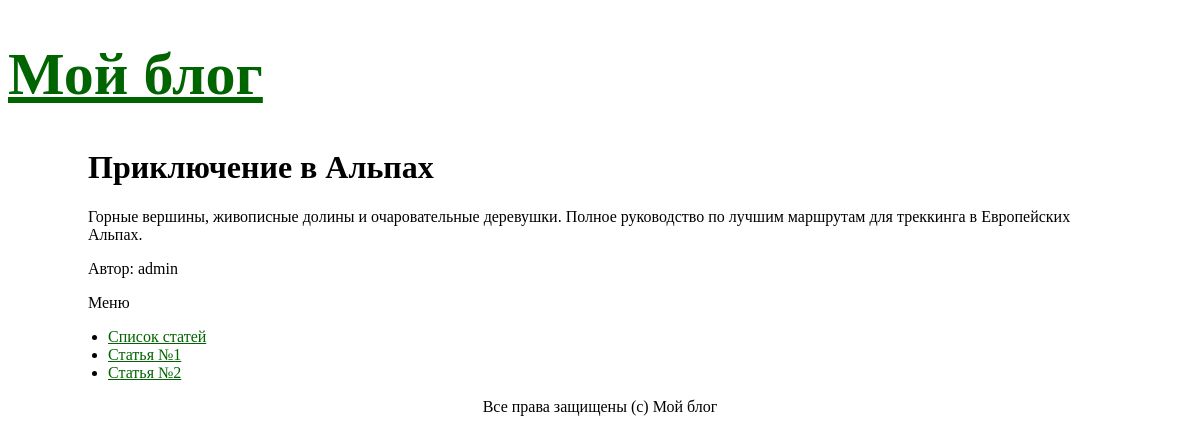
/lab10/articles/2, run on the app's committed database.
### tables this page shows
CREATE TABLE articles (
    id INTEGER PRIMARY KEY AUTOINCREMENT,
    author_id INTEGER NOT NULL,
    name TEXT NOT NULL,
    text TEXT NOT NULL,
    created_at TEXT NOT NULL DEFAULT CURRENT_TIMESTAMP,
    FOREIGN KEY (author_id) REFERENCES users(id)
);

CREATE TABLE users (
    id INTEGER PRIMARY KEY AUTOINCREMENT,
    nickname TEXT NOT NULL UNIQUE,
    email TEXT NOT NULL UNIQUE,
    is_confirmed INTEGER NOT NULL DEFAULT 0,
    role TEXT NOT NULL CHECK (role IN ('admin', 'user')),
    password_hash TEXT NOT NULL,
    auth_token TEXT NOT NULL,
    created_at TEXT NOT NULL DEFAULT CURRENT_TIMESTAMP
);

### lab10/src/MyProject/Controllers/ArticlesController.php (called while the page is built, shortened)
<?php
class ArticlesController
{
    private $view;
    public function __construct()
    {
        $this->view = new View(__DIR__ . '/../../../templates');
    }
    public function view(int $articleId)
    {
        $article = Article::getById($articleId);
        $this->view->renderHtml('articles/view.php', [
            'article' => $article
        ]);
    }
}

### lab10/src/settings.php (called while the page is built)
<?php
return [
    'db' => [
        'driver' => 'sqlite',
        'dbname' => 'database.db',
    ],
];

### lab10/src/MyProject/Services/Db.php (called while the page is built, shortened)
<?php
class Db
{
    private $pdo;
    private static $instance;
    private function __construct()
    {
        $dbOptions = (require __DIR__ . '/../../settings.php')['db'];
        $dbPath = __DIR__ . '/../../' . $dbOptions['dbname'];
        $this->pdo = new \PDO(
            'sqlite:' . $dbPath,
            null,
            null,
            [
                \PDO::ATTR_ERRMODE => \PDO::ERRMODE_EXCEPTION,
                \PDO::ATTR_DEFAULT_FETCH_MODE => \PDO::FETCH_ASSOC,
            ]
        );
        $sqlFile = __DIR__ . '/../../../database.sql';
        if (file_exists($sqlFile)) {
            $sql = file_get_contents($sqlFile);
            $this->pdo->exec($sql);
        }
    }
    public function query(string $sql, $params = [], string $className = \stdClass::class): ?array
    {
        $sth = $this->pdo->prepare($sql);
        $result = $sth->execute($params);
        if ($className !== \stdClass::class) {
            $sth->setFetchMode(\PDO::FETCH_CLASS, $className);
        }
        return $sth->fetchAll();
    }
    public static function getInstance(): self
    {
        if (self::$instance === null) {
            self::$instance = new self();
        }
        return self::$instance;
    }
}

### lab10/src/MyProject/Models/ActiveRecordEntity.php (called while the page is built, shortened)
<?php
abstract class ActiveRecordEntity
{
    public static function getById(int $id): ?self
    {
        $db = Db::getInstance();
        $entities = $db->query(
            'SELECT * FROM `' . static::getTableName() . '` WHERE id=:id;',
            [':id' => $id],
            static::class
        );
        return $entities ? $entities[0] : null;
    }
    private function underscoreToCamelCase(string $source): string
    {
        return lcfirst(str_replace('_', '', ucwords($source, '_')));
    }
}

### lab10/src/MyProject/Models/Articles/Article.php (called while the page is built, shortened)
<?php
class Article extends ActiveRecordEntity
{
    protected $name;
    protected $text;
    protected $authorId;
    public function getName(): string
    {
        return $this->name;
    }
    public function getText(): string
    {
        return $this->text;
    }
    public function getAuthor(): User
    {
        return User::getById($this->authorId);
    }
    protected static function getTableName(): string
    {
        return 'articles';
    }
}

### lab10/src/MyProject/Models/Users/User.php (called while the page is built, shortened)
<?php
class User extends ActiveRecordEntity
{
    protected $nickname;
    public function getNickname(): string
    {
        return $this->nickname;
    }
    protected static function getTableName(): string
    {
        return 'users';
    }
}

### lab10/templates/articles/view.php (the view)
<?php include __DIR__ . '/../header.php'; ?>
<h1><?= $article->getName() ?></h1>
<p><?= $article->getText() ?></p>
<p>Автор: <?= $article->getAuthor()->getNickname() ?></p>
<?php include __DIR__ . '/../footer.php'; ?>

### lab10/templates/header.php (shortened to what this page needs)
<!DOCTYPE html>
<html lang="ru">
<head>
    <link rel="stylesheet" href="/lab10/style.css">
</head>
<body>
    <div class="page">
        <header class="header">
            <h1 class="site-title"><a href="/lab10">Мой блог</a></h1>
        </header>
        <div class="layout">
            <main class="content">

### lab10/templates/footer.php
</main>
<aside class="sidebar">
    <div class="sidebar-title">Меню</div>
    <ul>
        <li><a href="/lab10">Список статей</a></li>
        <li><a href="/lab10/articles/1">Статья №1</a></li>
        <li><a href="/lab10/articles/2">Статья №2</a></li>
    </ul>
</aside>
</div>
<footer class="footer">Все права защищены (c) Мой блог</footer>
</div>
</body>
</html>

### lab10/index.php (shortened to what this page needs)
<?php
spl_autoload_register(static function (string $className): void {
    $prefix = 'MyProject\\';
    $relativePath = substr($className, strlen($prefix));
    $fileName = __DIR__ . '/src/MyProject/' . str_replace('\\', '/', $relativePath) . '.php';
});
$routes = require __DIR__ . '/src/routes.php';
$path = parse_url($_SERVER['REQUEST_URI'] ?? '/', PHP_URL_PATH) ?? '/';
$scriptName = $_SERVER['SCRIPT_NAME'] ?? '';
$basePath = str_replace('\\', '/', dirname($scriptName));
if ($basePath !== '/' && $basePath !== '.') {
    if (str_starts_with($path, $basePath)) {
        $path = substr($path, strlen($basePath)) ?: '/';
    }
}
$path = ltrim($path, '/');
foreach ($routes as $pattern => [$controllerClass, $actionName]) {
    if (preg_match($pattern, $path, $matches) !== 1) {
        continue;
    }
    array_shift($matches);
    $arguments = array_map(static function ($value) {
        if (is_string($value) && ctype_digit($value)) {
            return (int) $value;
        }
        return $value;
    }, $matches);
    $controller = new $controllerClass();
    $controller->$actionName(...$arguments);
    return;
}

### lab10/style.css (style rules this page uses)
.layout { width: 100%; max-width: 1024px; margin: auto; background-color: white; border-collapse: collapse; }
.header { font-size: 30px; }
.footer { text-align: center; }
.sidebar ul { padding-left: 20px; }
a, a:visited { color: darkgreen; }

### data on the page
articles: name "Приключение в Альпах", text "Горные вершины, живописные долины и очаровательные деревушки. Полное руководство по лучшим маршрутам для треккинга в Европейских Альпах.", author.nickname "admin"
